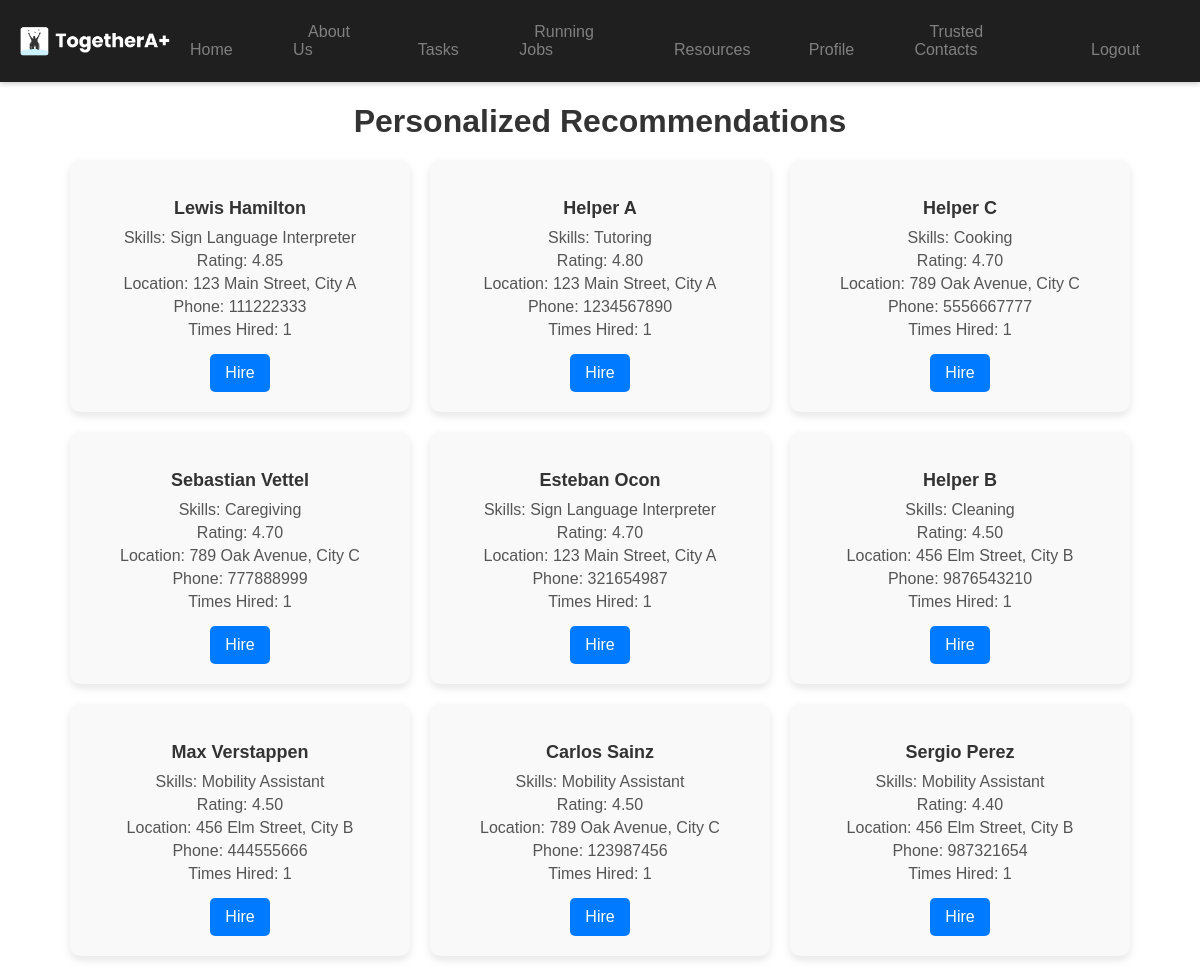
/personalized_helpers.php (signed in), run on the app's committed database.
### tables this page shows
CREATE TABLE `helpers` (
  `helper_id` int(11) NOT NULL,
  `name` varchar(255) NOT NULL,
  `email` varchar(255) NOT NULL,
  `password_hash` varchar(255) NOT NULL,
  `phone_number` varchar(15) DEFAULT NULL,
  `address` text DEFAULT NULL,
  `skills` text DEFAULT NULL,
  `rating` decimal(3,2) DEFAULT 0.00,
  `profile_photo` text DEFAULT NULL,
  `created_at` timestamp NOT NULL DEFAULT current_timestamp(),
  `updated_at` timestamp NOT NULL DEFAULT current_timestamp() ON UPDATE current_timestamp(),
  `verification_status` enum('pending','verified','rejected') DEFAULT 'pending',
  `verified_by` int(11) DEFAULT NULL,
  `status` enum('active','suspended','deactivated') DEFAULT 'active'
);

### personalized_helpers.php (the view, shortened to what this page needs)
<?php
include 'dbconnect.php';
$sql = "
    SELECT
        h.helper_id,
        h.name,
        h.skills,
        h.rating,
        h.address,
        h.phone_number,
        COUNT(hr.hiring_id) AS times_hired
    FROM
        helpers h
    LEFT JOIN
        hiring_records hr ON h.helper_id = hr.helper_id
    WHERE hr.user_id = ? AND h.status = 'active'
    GROUP BY h.helper_id
    ORDER BY times_hired DESC, h.rating DESC;
";
$stmt = $conn->prepare($sql);
$stmt->bind_param("i", $_SESSION['user_id']);
$stmt->execute();
$result = $stmt->get_result();
$helpers = $result ? $result->fetch_all(MYSQLI_ASSOC) : [];
?>
<!DOCTYPE html>
<html lang="en">
<head>
    <link rel="stylesheet" href="styles.css">
</head>
<body>
    <?php include 'header_user.php'; ?>
    <main>
        <h1 style="text-align: center; margin-bottom: 20px;">Personalized Recommendations</h1>
        <div class="helper-list">
            <?php if (!empty($helpers)): ?>
                <?php foreach ($helpers as $helper): ?>
                    <div class="helper-card">
                        <h3><?php echo htmlspecialchars($helper['name']); ?></h3>
                        <p>Skills: <?php echo htmlspecialchars($helper['skills']); ?></p>
                        <p>Rating: <?php echo number_format($helper['rating'], 2); ?></p>
                        <p>Location: <?php echo htmlspecialchars($helper['address']); ?></p>
                        <p>Phone: <?php echo htmlspecialchars($helper['phone_number']); ?></p>
                        <p>Times Hired: <?php echo $helper['times_hired']; ?></p>
                        <a href="hire_helper.php?helper_id=<?php echo $helper['helper_id']; ?>" class="hire-button">Hire</a>
                    </div>
                <?php endforeach; ?>
            <?php else: ?>
                <p>No personalized recommendations available at the moment.</p>
            <?php endif; ?>
        </div>
    </main>
</body>
</html>

### styles.css (style rules this page uses)
body { font-family: Arial, sans-serif; margin: 0; padding: 0; background-color: #121212; color: white; }

### home.css (style rules this page uses)
body { font-family: Arial, sans-serif; margin: 0; padding: 0; background-color: #ffffff; color: #333; }

### personalized_helpers.php (style rules this page uses)
.helper-list { display: flex; flex-wrap: wrap; gap: 20px; justify-content: center; margin: 20px; }
.helper-card { flex: 1 1 calc(33% - 40px); background-color: #f9f9f9; padding: 20px; border-radius: 10px; box-shadow: 0 4px 8px rgba(0, 0, 0, 0.1); text-align: center; max-width: 300px; }
.helper-card h3 { font-size: 18px; margin-bottom: 10px; color: #333; }
.helper-card p { margin: 5px 0; color: #555; }
.hire-button { display: inline-block; margin-top: 10px; padding: 10px 15px; background-color: #007bff; color: white; text-decoration: none; border-radius: 5px; }

### data on the page
helpers: name "Lewis Hamilton", skills "Sign Language Interpreter", rating "4.85", address "123 Main Street, City A", phone_number "111222333", times_hired "1"
helpers: name "Helper A", skills "Tutoring", rating "4.80", address "123 Main Street, City A", phone_number "1234567890", times_hired "1"
helpers: name "Helper C", skills "Cooking", rating "4.70", address "789 Oak Avenue, City C", phone_number "5556667777", times_hired "1"
helpers: name "Sebastian Vettel", skills "Caregiving", rating "4.70", address "789 Oak Avenue, City C", phone_number "777888999", times_hired "1"
helpers: name "Esteban Ocon", skills "Sign Language Interpreter", rating "4.70", address "123 Main Street, City A", phone_number "321654987", times_hired "1"
helpers: name "Helper B", skills "Cleaning", rating "4.50", address "456 Elm Street, City B", phone_number "9876543210", times_hired "1"
helpers: name "Max Verstappen", skills "Mobility Assistant", rating "4.50", address "456 Elm Street, City B", phone_number "444555666", times_hired "1"
helpers: name "Carlos Sainz", skills "Mobility Assistant", rating "4.50", address "789 Oak Avenue, City C", phone_number "123987456", times_hired "1"
helpers: name "Sergio Perez", skills "Mobility Assistant", rating "4.40", address "456 Elm Street, City B", phone_number "987321654", times_hired "1"
